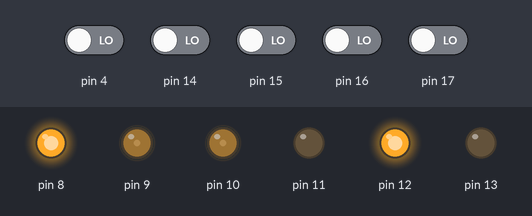
Bench run of a sketch on a simulated Arduino Uno, built with avr-gcc and run on an emulated ATmega328P. On the bench: output pins drawn as LEDs (lit = HIGH). Dashed ring = blinking. The test bench sets the inputs (shaded band); at power-on: pin 4, pin 14–17 LOW.

Above: at 1.2 s.
1.3 s: pin 16 driven HIGH
At 1.65 s:
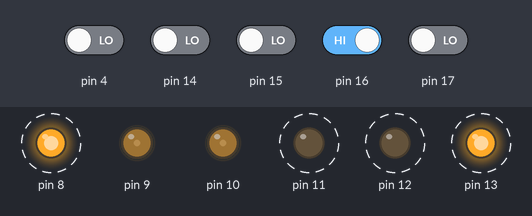
4.3 s: pin 4 driven HIGH
At 4.55 s:
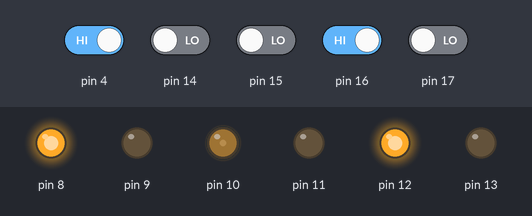
7.3 s: pin 4 driven LOW
At 8.05 s:
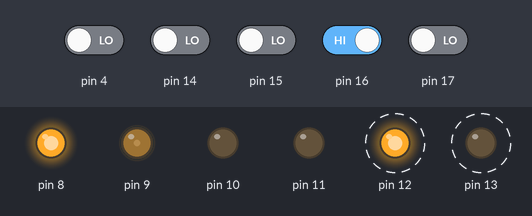
10.3 s: pin 15 driven HIGH
13.3 s: pin 15 driven LOW
At 13.76 s:
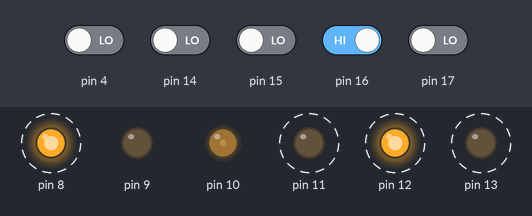
Timing chart, 0 to 17.3 s (numbered marks = the images above; inputs shaded):
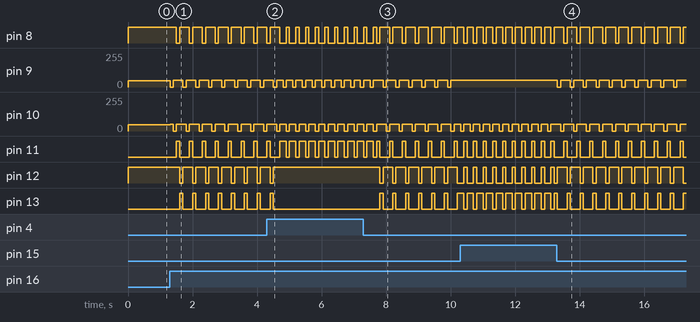

Measured:
- after the input at 1.3 s, pin 8: alternates HIGH for 0.30 s and LOW for 0.10 s, starting after 0.20 s; pin 9: 48/255 → 0/255 at once, then repeats every 0.40 s: 49/255 0.10 s, 50/255 0.10 s, 49/255 0.10 s, 0/255 0.10 s
- after the input at 4.3 s, pin 12: goes on until 4.5 s, then stays HIGH; pin 13: goes on until 4.5 s, then stays LOW
- after the input at 7.3 s, pin 12: alternates HIGH for 0.30 s and LOW for 0.10 s, starting after 0.51 s; pin 13: alternates HIGH for 0.10 s and LOW for 0.30 s, starting after 0.51 s
- after the input at 13.3 s, pin 8: alternates HIGH for 0.30 s and LOW for 0.10 s, starting after 0.21 s; pin 11: alternates HIGH for 0.10 s and LOW for 0.30 s, starting after 0.21 s; pin 12: alternates HIGH for 0.30 s and LOW for 0.10 s, starting at once; pin 13: alternates HIGH for 0.10 s and LOW for 0.30 s, starting at once

The sketch:

EDU_SUIVI_LIGNE_SIMPLE_V1.1.ino
```cpp
#include <Shieldbot.h>

Shieldbot monBot = Shieldbot();


int S1,S2,S3,S4,S5;

void setup(){
   monBot.setMaxSpeed(50,50);
   monBot.stop();
}

void loop(){
    // Lecture des capteurs
    S1 = monBot.readS1();
    S2 = monBot.readS2();
    S3 = monBot.readS3();
    S4 = monBot.readS4();
    S5 = monBot.readS5();

    if(S3==LOW )
    {
      monBot.forward();
      delay(100);
    }
    else
    {
      gererVirage();
    }

}

void gererVirage(){
  // Tourner un peu
  if(S2==LOW){
    monBot.drive(127,0);
    delay(100);
  }
  if(S4==LOW){
    monBot.drive(0,127);
    delay(100);
  }

  // Tourner beaucoup
    if(S1==LOW){
    monBot.drive(127,-128);
    delay(100);
  }
  if(S5==LOW){
    monBot.drive(-128,127);
    delay(100);
  }

}
```
